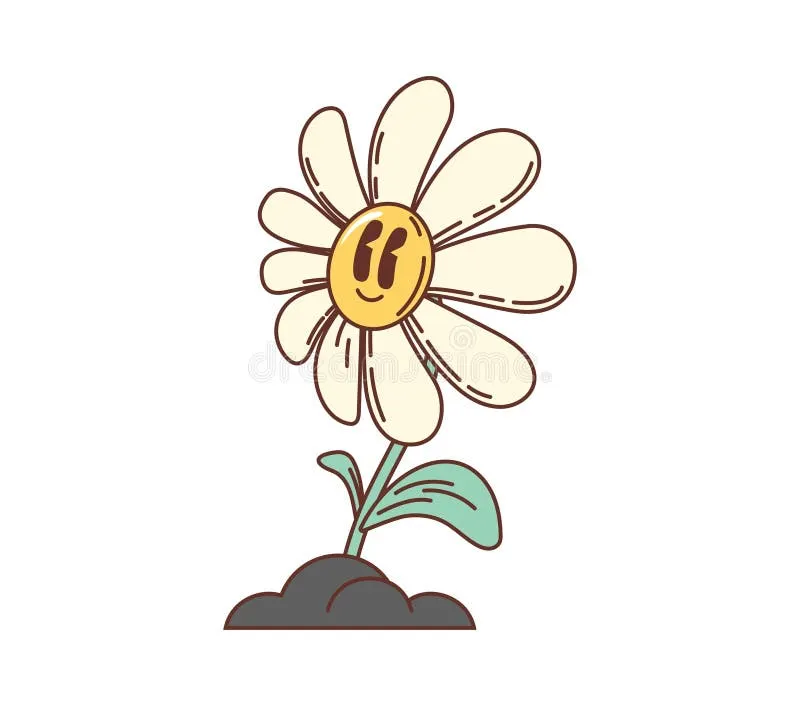
#> input picture assets/images/flower.png.webp, 800 x 706 px; its folder holds 3 pictures in this run
$ python optimize_images.py
#> lines starting #> are read from the running program, lines starting #| are printed output that depends on the picture
#!/usr/bin/env python3
"""
Image optimization script for Virtual Plant Buddy
Reduces file sizes while maintaining quality
"""

from PIL import Image
import os
import sys

def optimize_image(input_path, output_path=None, quality=85, max_size=(400, 400)):
    """
    Optimize an image by reducing size and quality

    Args:
        input_path: Path to input image
        output_path: Path for output (optional, overwrites input if None)
        quality: JPEG quality (1-100, higher = better quality)
        max_size: Maximum dimensions (width, height)
    """
#> called with input_path = 'assets/images/flower.png.webp', quality = 85, max_size = (400, 400)
    try:
        # Open image
        with Image.open(input_path) as img:
            # Convert to RGB if necessary (for JPEG)
#> img is the input picture: PIL image 800x706 RGB; mean R, G, B 244.2, 242.2, 238.1
            if img.mode in ('RGBA', 'P'):
                img = img.convert('RGB')

            # Resize if too large
            img.thumbnail(max_size, Image.Resampling.LANCZOS)
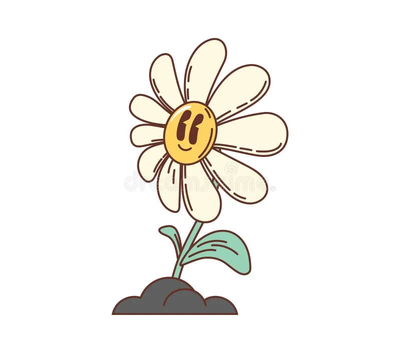
#> img: PIL image 400x353 RGB; mean R, G, B 244.1, 242.1, 238.1

            # Set output path
            if output_path is None:
                output_path = input_path

            # Save optimized image
            img.save(output_path, 'JPEG', quality=quality, optimize=True)

            # Get file sizes
            original_size = os.path.getsize(input_path) if input_path != output_path else 0
            new_size = os.path.getsize(output_path)

            print(f"✅ Optimized: {os.path.basename(output_path)}")
            if original_size > 0:
                reduction = ((original_size - new_size) / original_size) * 100
                print(f"   Size: {original_size:,} → {new_size:,} bytes ({reduction:.1f}% reduction)")
            else:
                print(f"   Size: {new_size:,} bytes")

    except Exception as e:
        print(f"❌ Error optimizing {input_path}: {e}")

def optimize_folder(folder_path, extensions=('.png', '.jpg', '.jpeg', '.webp')):
    """Optimize all images in a folder"""
    if not os.path.exists(folder_path):
        print(f"❌ Folder not found: {folder_path}")
        return

    print(f"🔍 Scanning folder: {folder_path}")

    for filename in os.listdir(folder_path):
        if filename.lower().endswith(extensions):
            file_path = os.path.join(folder_path, filename)
            optimize_image(file_path)

if __name__ == "__main__":
    # Check if assets folder exists
    assets_folder = "assets/images"

    if os.path.exists(assets_folder):
        print("🌱 Virtual Plant Buddy - Image Optimizer")
        print("=" * 40)
        optimize_folder(assets_folder)
        print("\n✨ Optimization complete!")
    else:
        print(f"📁 Assets folder not found: {assets_folder}")
        print("💡 Place your plant images in: assets/images/")
        print("   Expected files:")
        print("   - seed.png.webp")
        print("   - sprout.png.webp")
        print("   - flower.png.webp")
